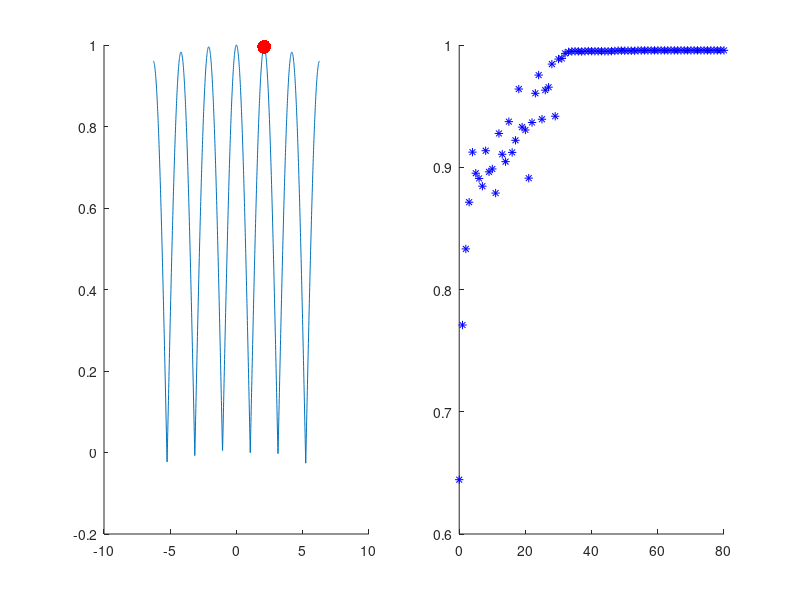

Recreate this plot in MATLAB.
clear all
% Parametros
tpausa = .3;   % tempo para atualizar o gráfico com a próxima geracao
%fitness = @(x)  2*sin(5*x).*x.^2 + 2*x;  % funcao de avaliacao dos individuos
%fitness = @(x)  1.5*cos(4*x)-.1*x.^2 + .3*x;  % funcao de avaliacao dos individuos
%fitness = @(x)  sin(2*x)-abs(0.5*x) ;  % funcao de avaliacao dos individuos
fitness = @(x)  abs(cos(1.5*x)) - 0.001*x.^2;  % funcao de avaliacao dos individuos
tamCrom = 32;  % comprimento do cromossomo
tamPop = 50;   % tamanho da populacao  (o numero deve ser par)
numGera = 80; % numero de geracoes

%  fria o grafico
x = -2*pi :0.01: 2*pi;

figure(1,"position",get(0,"screensize"))

subplot(1,2,2)
hold on
subplot(1,2,1)
hold on
plot(x,fitness(x))
pause
% Decodificacao do cromossomo
  % parametro utilizado no mapeamento do intervalo de numeros gerados e o dominio da funcao
a = 4*pi/ bin2dec(num2str(ones(1,tamCrom)));
f = @(x,a) a*x - 2*pi;

% Geracao da populacao inicial

pop = [];
avaliaPop = [];

for i = 1 : tamPop
   v  = round(rand(1,tamCrom));
   x = f(bin2dec(num2str(v)),a);
   y = fitness(x);

   avaliaPop(i) = y;
   pop(i,:) = v;
end

for i = 1 : tamPop
   xx(i) = f(bin2dec(num2str(pop(i,:))),a);
end
subplot(1,2,1)
hd = plot(xx,avaliaPop,'.r','markersize',30);
subplot(1,2,2)
plot(0,sum(avaliaPop)/tamPop,'*b');
hold on
pause(tpausa);

for  geracao = 1 : numGera
   % Selecao (por torneio) e recombinação
   filhos = [];
   avaliaFilhos = [];

   % cria roleta
   [ordena,ordena] = sort(avaliaPop);
   minimo = min(avaliaPop);
   if minimo < 0
      minimo = abs(minimo);
   else
      minimo = 0;
   end
   soma = sum((avaliaPop+minimo));
   if soma > 0
      roleta = (avaliaPop(ordena(1))+minimo)/soma;
      roleta
      for i = 2 : tamPop
         roleta(i) = (avaliaPop(ordena(i))+minimo)/soma + roleta(i-1);
      end
   else
      roleta = zeros(size(avaliaPop));
   end
   for i = 1 : tamPop/2

      %selecao  pai 1
      tiro = rand;
      if tiro < roleta(1)
         pai1 = pop(ordena(1),:);
      else
         for j = 2 : tamPop
            if tiro > roleta(j-1) && tiro < roleta(j)
               pai1 = pop(ordena(j),:);
               break;
            end
            j = j + 1;
         end
      end
      %selecao  pai 2
      tiro = rand;
      if tiro < roleta(1)
         pai2 = pop(ordena(1),:);
      else
         for j = 2 : tamPop
            if tiro > roleta(j-1) && tiro < roleta(j)
               pai2 = pop(ordena(j),:);
               break;
            end
            j = j + 1;
         end
      end

      %recombinacao
      ponto = randi(tamCrom-1);

      filho1 = [ pai1(1:ponto)  pai2(ponto+1:end) ];
        filho2 = [ pai2(1:ponto)  pai1(ponto+1:end) ];

      x1 = f(bin2dec(num2str(filho1)),a);
      y1 = fitness(x1);

      x2 = f(bin2dec(num2str(filho2)),a);
      y2 = fitness(x2);

      filhos(end+1,:) = filho1;
      filhos(end+1,:) = filho2;
      avaliaFilhos(end+1) = y1;
      avaliaFilhos(end+1) = y2;
   end

   newPop = [pop ; filhos];
   avaliaNewPop = [ avaliaPop  avaliaFilhos];

   [ordena,ordena] = sort(avaliaNewPop,'descend');

   pop = [ newPop(ordena(1),:); filhos(2:end,:)];

   avaliaPop = [avaliaNewPop(ordena(1)) avaliaFilhos(2:end)] ;

   for i = 1 : tamPop
      xx(i) = f(bin2dec(num2str(pop(i,:))),a);
   end
   subplot(1,2,1)
   delete(hd)
   hd = plot(xx,avaliaPop,'.r','markersize',30);
   subplot(1,2,2)
   plot(geracao,sum(avaliaPop)/tamPop,'*b');
   %avaliaPop(1:10)

   pause(tpausa)
   media = sum(avaliaPop)/length(avaliaPop);
   geracao
   media
end

max(avaliaPop)
